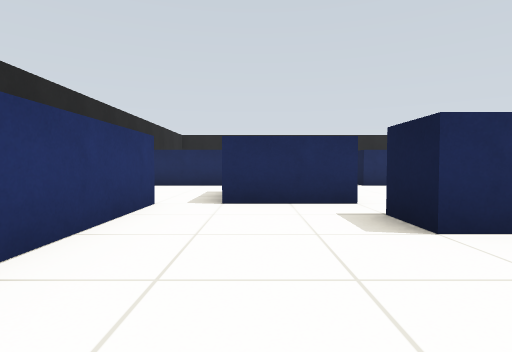
View 1 (above)

24 first-person views from a walk through a world built for the Gazebo simulator. The camera is 0.57 m above the floor, tilts 2° down and sees 80° across. The floor is counted in squares, 1 m on a side. Each view is taken from the middle of a square. On the plan, view 1 faces up. The plan holds only what a view shows up to about 9 squares ahead; the rest is blank.

View 2
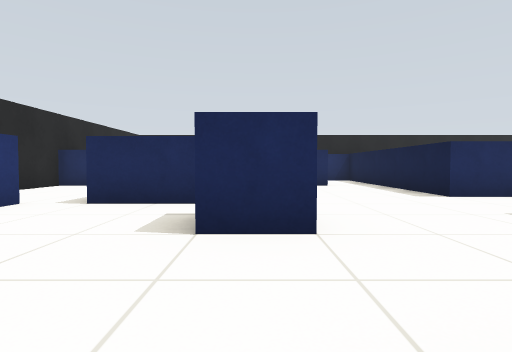

View 3
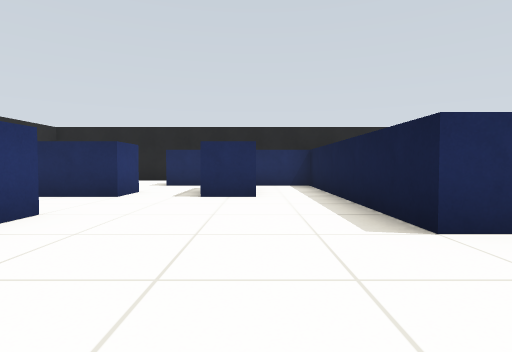

View 4
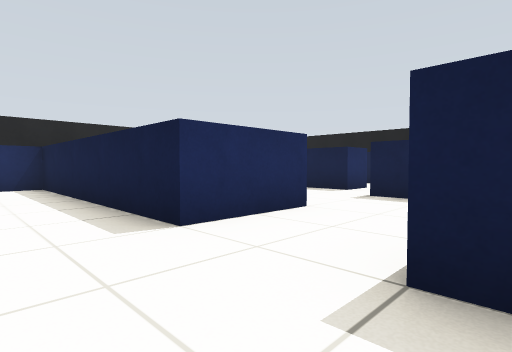

View 5
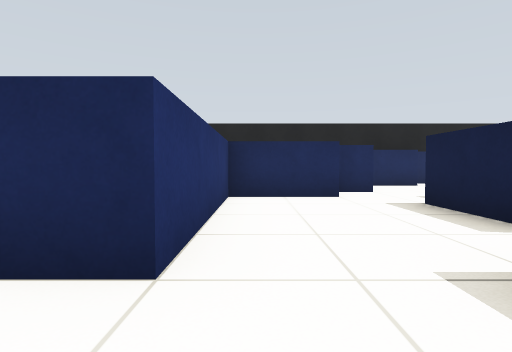

View 6
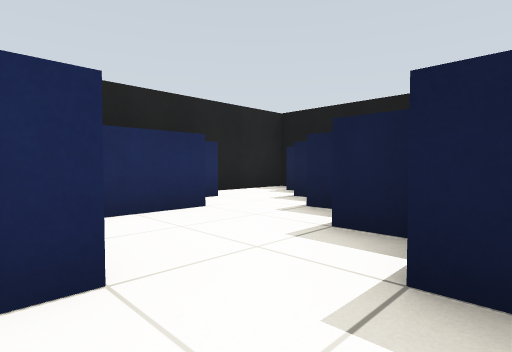

View 7
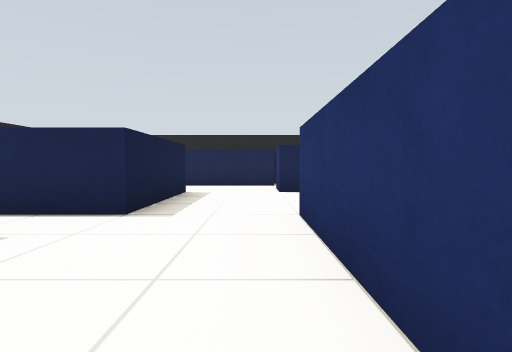

View 8
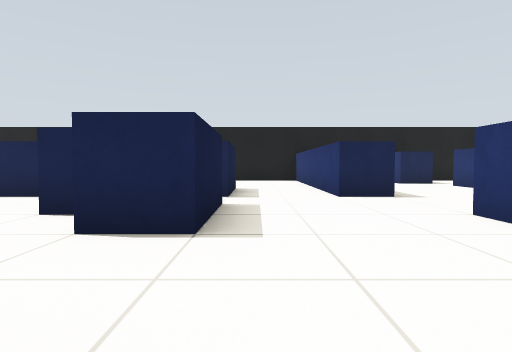

View 9
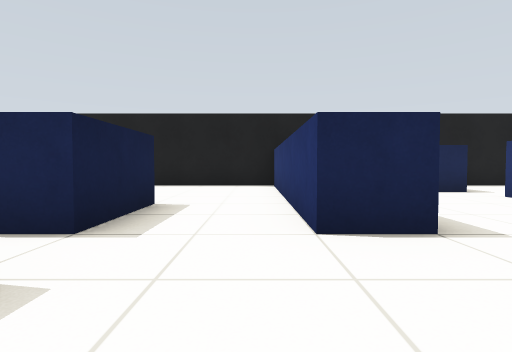

View 10
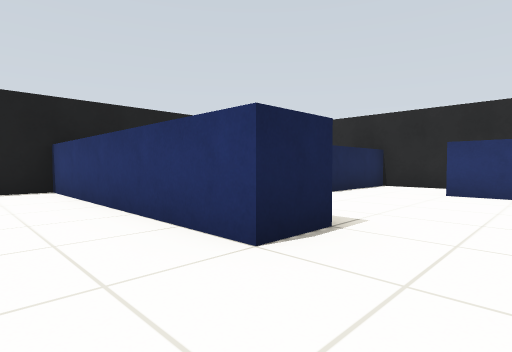

View 11
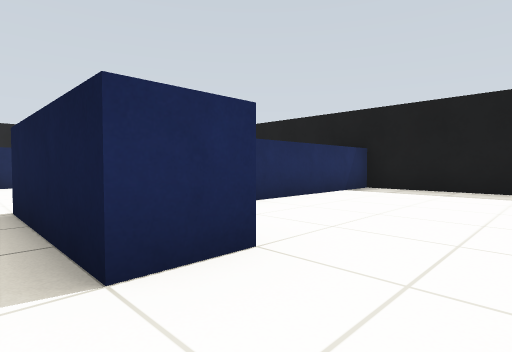

View 12
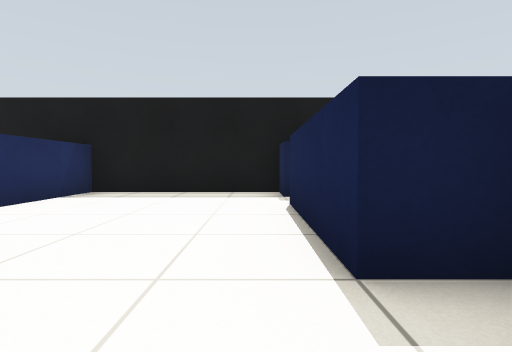

View 13
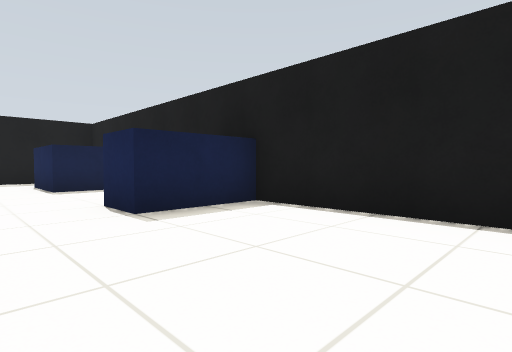

View 14
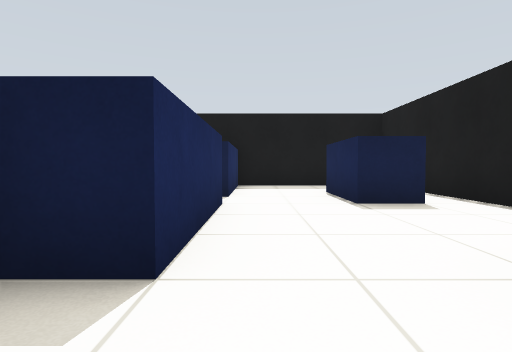

View 15
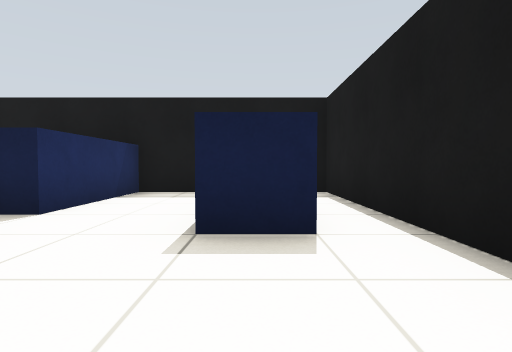

View 16
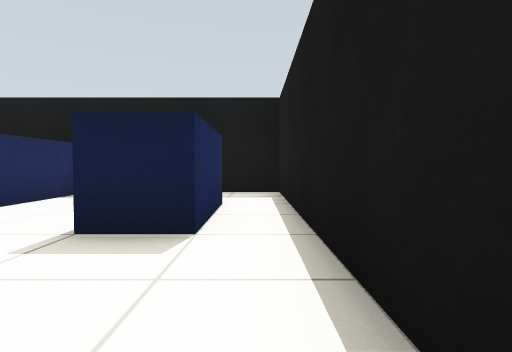

View 17
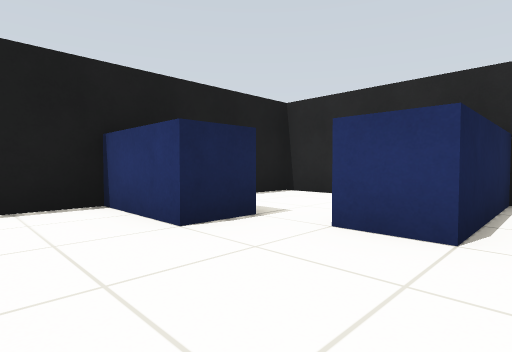

View 18
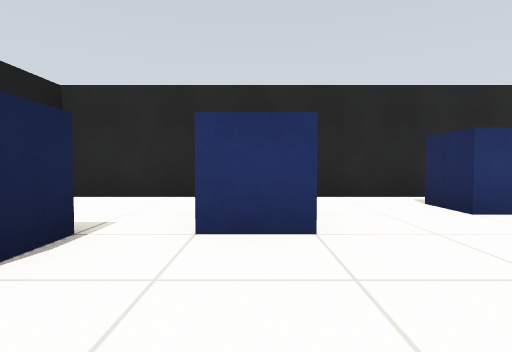

View 19
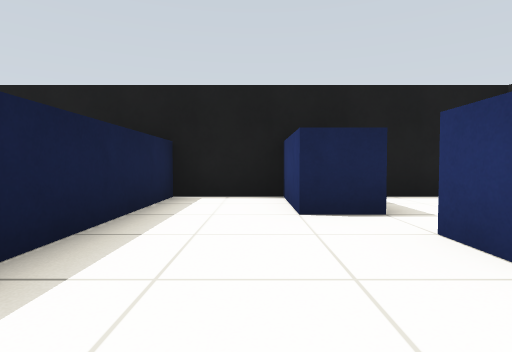

View 20
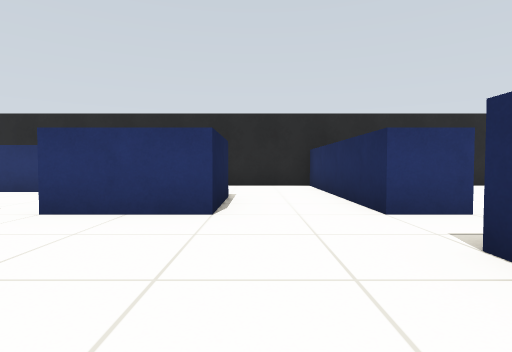

View 21
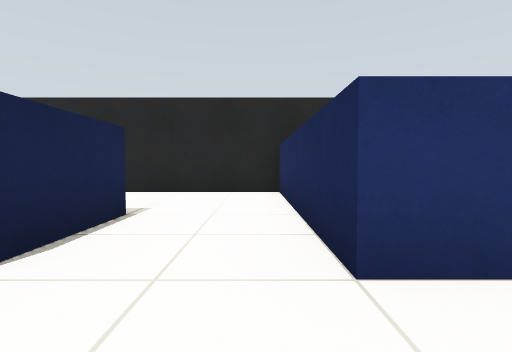

View 22
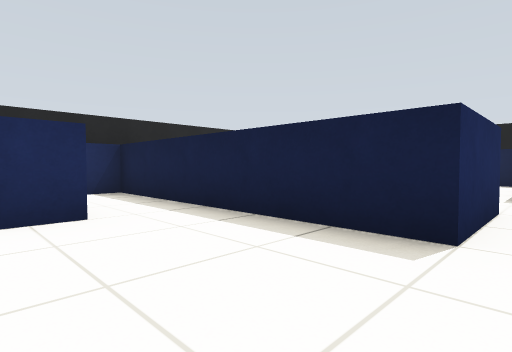

View 23
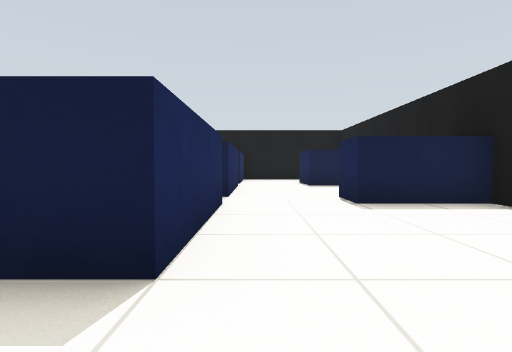

View 24
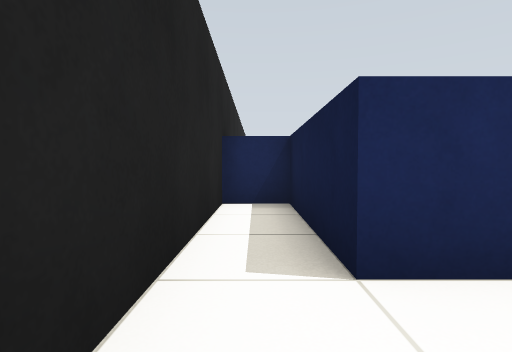

### Floor plan
Ten units are one square. View 1 is at (0, 0); x grows to the right and y downward. Boxes are objects, and circles mark ways between rooms. Rooms are numbered by the first view taken in them; rooms with no view inside come last. Other rooms are left out.
<svg viewBox="-40 -150 210 210">
<path fill="none" stroke="#000" d="M70 -25 75 -25 75 -18M55 -15 55 -35 65 -35M25 -31 25 -25 15 -25 15 -35M15 -65 15 -45 -5 -45M75 -5 100 -5M105 -25 95 -25 95 -55 110 -55M115 -65 105 -65 105 -85M24 -5 35 -5 35 15M96 -95 75 -95 75 -55 55 -55 55 -115 40 -115M15 -96 15 -85M55 15 55 -5 61 -5M115 -90 115 -95M106 -105 98 -105M-15 -35 -15 -5M125 -98 125 -105M135 -110 135 -115M-15 15 -5 15 -5 25M126 -125 111 -125M-6 35 5 35 5 55 25 55 25 18M165 -145 142 -145M85 15 55 15M105 55 145 55M125 15 95 15 95 6M145 45 125 45 125 35 145 35M35 15 35 55 85 55 85 35 95 35M165 45 165 15 135 15 135 10M-15 -5 -25 -5 -25 -35 -35 -35 -35 15 -15 15M115 4 115 -5 145 -5M155 -5 165 -5 165 -45 125 -45M-5 -65 15 -65M-15 -45 -15 -35M15 -85 -35 -85 -35 -51M-35 30 -35 55 -12 55M145 55 165 55 165 45"/>
<rect x="25" y="-105" width="20" height="20" fill="#bbb"><title>blue box</title></rect>
<circle cx="45" cy="5" r="3" fill="#2a7"/>
<circle cx="-20" cy="5" r="3" fill="#2a7"/>
<circle cx="100" cy="-15" r="3" fill="#2a7"/>
<circle cx="-10" cy="-40" r="3" fill="#2a7"/>
<circle cx="5" cy="-75" r="3" fill="#2a7"/>
<circle cx="0" cy="30" r="3" fill="#2a7"/>
<circle cx="135" cy="50" r="3" fill="#2a7"/>
<circle cx="155" cy="40" r="3" fill="#2a7"/>
<text x="60" y="-50">1</text>
<text x="100" y="30">2</text>
<text x="-30" y="-10">3</text>
<text x="130" y="-20">4</text>
<text x="-10" y="-70">5</text>
<text x="-20" y="40">6</text>
<text x="150" y="50">7</text>
</svg>
Room 1 opens to room 2. Room 1 opens to room 3. Room 1 opens to room 4. Room 1 opens to room 5. Room 1 opens to room 6. Room 2 opens to room 7.

Where each view was taken, in squares from view 1:
view 1: 0 up, 0 right, facing up
view 2: 0 up, 2 right, facing up
view 3: 3 up, 4 right, facing up
view 4: 3 up, 4 right, facing up-right
view 5: 4 up, 8 right, facing up
view 6: 9 up, 10 right, facing up-right
view 7: 9 up, 8 right, facing down
view 8: 6 up, 5 right, facing down
view 9: 3 up, 4 right, facing down
view 10: 2 up, 5 right, facing down-left
view 11: 1 up, 9 right, facing up-right
view 12: 1 up, 10 right, facing right
view 13: 2 down, 5 right, facing down-right
view 14: 2 down, 8 right, facing right
view 15: 4 down, 10 right, facing right
view 16: 5 down, 10 right, facing right
view 17: 1 down, 2 right, facing down-left
view 18: 2 down, 2 right, facing left
view 19: 0 up, 1 right, facing down
view 20: 7 up, 5 right, facing left
view 21: 8 up, 3 right, facing left
view 22: 5 up, 3 right, facing up-right
view 23: 2 down, 4 right, facing right
view 24: 1 down, 3 left, facing up
